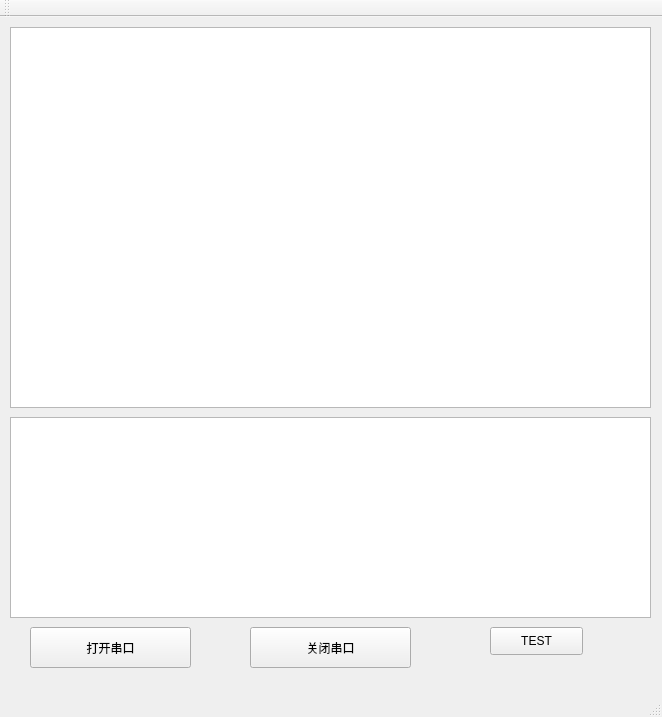
<?xml version="1.0" encoding="UTF-8"?>
<ui version="4.0">
 <class>MainWindow</class>
 <widget class="QMainWindow" name="MainWindow">
  <property name="geometry">
   <rect>
    <x>0</x>
    <y>0</y>
    <width>662</width>
    <height>717</height>
   </rect>
  </property>
  <property name="windowTitle">
   <string>MainWindow</string>
  </property>
  <widget class="QWidget" name="centralWidget">
   <widget class="QTextBrowser" name="textBrowser_GPSData">
    <property name="geometry">
     <rect>
      <x>10</x>
      <y>10</y>
      <width>641</width>
      <height>381</height>
     </rect>
    </property>
   </widget>
   <widget class="QTextBrowser" name="textBrowser_GPSDecode">
    <property name="geometry">
     <rect>
      <x>10</x>
      <y>400</y>
      <width>641</width>
      <height>201</height>
     </rect>
    </property>
   </widget>
   <widget class="QPushButton" name="pushButton_Open">
    <property name="geometry">
     <rect>
      <x>30</x>
      <y>610</y>
      <width>161</width>
      <height>41</height>
     </rect>
    </property>
    <property name="text">
     <string>打开串口</string>
    </property>
   </widget>
   <widget class="QPushButton" name="pushButton_Close">
    <property name="geometry">
     <rect>
      <x>250</x>
      <y>610</y>
      <width>161</width>
      <height>41</height>
     </rect>
    </property>
    <property name="text">
     <string>关闭串口</string>
    </property>
   </widget>
   <widget class="QPushButton" name="pushButton_test">
    <property name="geometry">
     <rect>
      <x>490</x>
      <y>610</y>
      <width>93</width>
      <height>28</height>
     </rect>
    </property>
    <property name="text">
     <string>TEST</string>
    </property>
   </widget>
  </widget>
  <widget class="QMenuBar" name="menuBar">
   <property name="geometry">
    <rect>
     <x>0</x>
     <y>0</y>
     <width>662</width>
     <height>26</height>
    </rect>
   </property>
  </widget>
  <widget class="QToolBar" name="mainToolBar">
   <attribute name="toolBarArea">
    <enum>TopToolBarArea</enum>
   </attribute>
   <attribute name="toolBarBreak">
    <bool>false</bool>
   </attribute>
  </widget>
  <widget class="QStatusBar" name="statusBar"/>
 </widget>
 <layoutdefault spacing="6" margin="11"/>
 <resources/>
 <connections/>
</ui>
